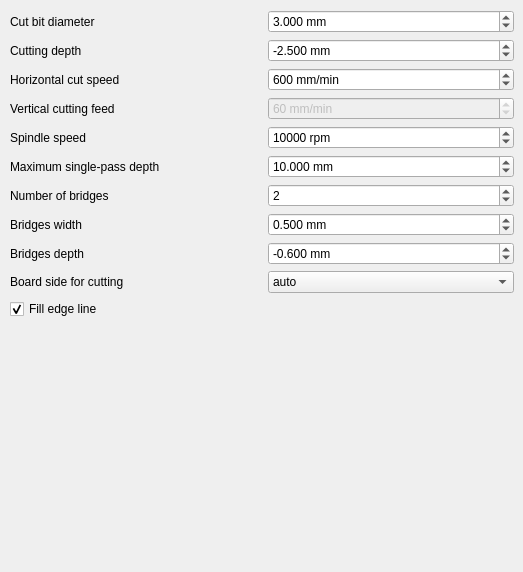
        <widget class="QWidget" name="outlineTab">
         <attribute name="title">
          <string>Outline</string>
         </attribute>
         <widget class="QWidget" name="formLayoutWidget_4">
          <property name="geometry">
           <rect>
            <x>10</x>
            <y>10</y>
            <width>504</width>
            <height>553</height>
           </rect>
          </property>
          <layout class="QGridLayout" name="outlineGridLayout">
           <property name="horizontalSpacing">
            <number>12</number>
           </property>
           <property name="verticalSpacing">
            <number>6</number>
           </property>
           <item row="0" column="0">
            <widget class="QLabel" name="cutterdiameterLabel">
             <property name="toolTip">
              <string>&lt;html&gt;&lt;head/&gt;&lt;body&gt;&lt;p&gt;&lt;span style=&quot; font-style:italic;&quot;&gt;--cutter-diameter&lt;/span&gt;&lt;/p&gt;&lt;p&gt;Amount by half of which the tool path is outset from the shape in the outline file&lt;/p&gt;&lt;/body&gt;&lt;/html&gt;</string>
             </property>
             <property name="text">
              <string>Cut bit diameter</string>
             </property>
             <property name="buddy">
              <cstring>cutterdiameterDoubleSpinBox</cstring>
             </property>
            </widget>
           </item>
           <item row="0" column="1">
            <widget class="QDoubleSpinBox" name="cutterdiameterDoubleSpinBox">
             <property name="toolTip">
              <string>&lt;html&gt;&lt;head/&gt;&lt;body&gt;&lt;p&gt;&lt;span style=&quot; font-style:italic;&quot;&gt;--cutter-diameter&lt;/span&gt;&lt;/p&gt;&lt;p&gt;Amount by half of which the tool path is outset from the shape in the outline file&lt;/p&gt;&lt;/body&gt;&lt;/html&gt;</string>
             </property>
             <property name="suffix">
              <string> mm</string>
             </property>
             <property name="decimals">
              <number>3</number>
             </property>
             <property name="maximum">
              <double>100.000000000000000</double>
             </property>
             <property name="singleStep">
              <double>0.100000000000000</double>
             </property>
             <property name="value">
              <double>3.000000000000000</double>
             </property>
            </widget>
           </item>
           <item row="1" column="0">
            <widget class="QLabel" name="zcutLabel">
             <property name="toolTip">
              <string>&lt;html&gt;&lt;head/&gt;&lt;body&gt;&lt;p&gt;&lt;span style=&quot; font-style:italic;&quot;&gt;--zcut&lt;/span&gt;&lt;/p&gt;&lt;p&gt;Z-coordinate indicating where the outline cutting ends&lt;/p&gt;&lt;/body&gt;&lt;/html&gt;</string>
             </property>
             <property name="text">
              <string>Cutting depth</string>
             </property>
             <property name="buddy">
              <cstring>zcutDoubleSpinBox</cstring>
             </property>
            </widget>
           </item>
           <item row="1" column="1">
            <widget class="QDoubleSpinBox" name="zcutDoubleSpinBox">
             <property name="toolTip">
              <string>&lt;html&gt;&lt;head/&gt;&lt;body&gt;&lt;p&gt;&lt;span style=&quot; font-style:italic;&quot;&gt;--zcut&lt;/span&gt;&lt;/p&gt;&lt;p&gt;Z-coordinate indicating where the outline cutting ends&lt;/p&gt;&lt;/body&gt;&lt;/html&gt;</string>
             </property>
             <property name="suffix">
              <string> mm</string>
             </property>
             <property name="decimals">
              <number>3</number>
             </property>
             <property name="minimum">
              <double>-1000.000000000000000</double>
             </property>
             <property name="maximum">
              <double>0.000000000000000</double>
             </property>
             <property name="singleStep">
              <double>0.050000000000000</double>
             </property>
             <property name="value">
              <double>-2.500000000000000</double>
             </property>
            </widget>
           </item>
           <item row="2" column="0">
            <widget class="QLabel" name="cutfeedLabel">
             <property name="toolTip">
              <string>&lt;html&gt;&lt;head/&gt;&lt;body&gt;&lt;p&gt;&lt;span style=&quot; font-style:italic;&quot;&gt;--cut-feed&lt;/span&gt;&lt;/p&gt;&lt;p&gt;Feed rate at which outline cutting takes place (horizontal speed)&lt;/p&gt;&lt;/body&gt;&lt;/html&gt;</string>
             </property>
             <property name="text">
              <string>Horizontal cut speed</string>
             </property>
             <property name="buddy">
              <cstring>cutfeedSpinBox</cstring>
             </property>
            </widget>
           </item>
           <item row="2" column="1">
            <widget class="QSpinBox" name="cutfeedSpinBox">
             <property name="toolTip">
              <string>&lt;html&gt;&lt;head/&gt;&lt;body&gt;&lt;p&gt;&lt;span style=&quot; font-style:italic;&quot;&gt;--cut-feed&lt;/span&gt;&lt;/p&gt;&lt;p&gt;Feed rate at which outline cutting takes place (horizontal speed)&lt;/p&gt;&lt;/body&gt;&lt;/html&gt;</string>
             </property>
             <property name="suffix">
              <string> mm/min</string>
             </property>
             <property name="maximum">
              <number>10000</number>
             </property>
             <property name="singleStep">
              <number>10</number>
             </property>
             <property name="value">
              <number>600</number>
             </property>
            </widget>
           </item>
           <item row="3" column="0">
            <widget class="QLabel" name="cutvertfeedLabel">
             <property name="toolTip">
              <string>&lt;html&gt;&lt;head/&gt;&lt;body&gt;&lt;p&gt;&lt;span style=&quot; font-style:italic;&quot;&gt;--cut-vertfeed&lt;/span&gt;&lt;/p&gt;&lt;p&gt;PCB vertical cutting feed (if fill-outline is given)&lt;/p&gt;&lt;/body&gt;&lt;/html&gt;</string>
             </property>
             <property name="text">
              <string>Vertical cutting feed</string>
             </property>
            </widget>
           </item>
           <item row="3" column="1">
            <widget class="QSpinBox" name="cutvertfeedSpinBox">
             <property name="enabled">
              <bool>false</bool>
             </property>
             <property name="toolTip">
              <string>&lt;html&gt;&lt;head/&gt;&lt;body&gt;&lt;p&gt;&lt;span style=&quot; font-style:italic;&quot;&gt;--cut-vertfeed&lt;/span&gt;&lt;/p&gt;&lt;p&gt;PCB vertical cutting feed (if fill-outline is given)&lt;/p&gt;&lt;/body&gt;&lt;/html&gt;</string>
             </property>
             <property name="suffix">
              <string> mm/min</string>
             </property>
             <property name="maximum">
              <number>10000</number>
             </property>
             <property name="singleStep">
              <number>10</number>
             </property>
             <property name="value">
              <number>60</number>
             </property>
            </widget>
           </item>
           <item row="4" column="0">
            <widget class="QLabel" name="cutspeedLabel">
             <property name="toolTip">
              <string>&lt;html&gt;&lt;head/&gt;&lt;body&gt;&lt;p&gt;&lt;span style=&quot; font-style:italic;&quot;&gt;--cut-speed&lt;/span&gt;&lt;/p&gt;&lt;p&gt;Spindle speed during outline cutting (rounds per minute)&lt;/p&gt;&lt;/body&gt;&lt;/html&gt;</string>
             </property>
             <property name="text">
              <string>Spindle speed</string>
             </property>
             <property name="buddy">
              <cstring>cutspeedSpinBox</cstring>
             </property>
            </widget>
           </item>
           <item row="4" column="1">
            <widget class="QSpinBox" name="cutspeedSpinBox">
             <property name="toolTip">
              <string>&lt;html&gt;&lt;head/&gt;&lt;body&gt;&lt;p&gt;&lt;span style=&quot; font-style:italic;&quot;&gt;--cut-speed&lt;/span&gt;&lt;/p&gt;&lt;p&gt;Spindle speed during outline cutting (rounds per minute)&lt;/p&gt;&lt;/body&gt;&lt;/html&gt;</string>
             </property>
             <property name="suffix">
              <string> rpm</string>
             </property>
             <property name="maximum">
              <number>100000</number>
             </property>
             <property name="singleStep">
              <number>500</number>
             </property>
             <property name="value">
              <number>10000</number>
             </property>
            </widget>
           </item>
           <item row="5" column="0">
            <widget class="QLabel" name="cutinfeedLabel">
             <property name="toolTip">
              <string>&lt;html&gt;&lt;head/&gt;&lt;body&gt;&lt;p&gt;&lt;span style=&quot; font-style:italic;&quot;&gt;--cut-infeed&lt;/span&gt;&lt;/p&gt;&lt;p&gt;Maximum Z distance that is cut away in a single pass (if less then zcut's value, there will be more than one pass)&lt;/p&gt;&lt;/body&gt;&lt;/html&gt;</string>
             </property>
             <property name="text">
              <string>Maximum single-pass depth</string>
             </property>
             <property name="buddy">
              <cstring>cutinfeedDoubleSpinBox</cstring>
             </property>
            </widget>
           </item>
           <item row="5" column="1">
            <widget class="QDoubleSpinBox" name="cutinfeedDoubleSpinBox">
             <property name="toolTip">
              <string>&lt;html&gt;&lt;head/&gt;&lt;body&gt;&lt;p&gt;&lt;span style=&quot; font-style:italic;&quot;&gt;--cut-infeed&lt;/span&gt;&lt;/p&gt;&lt;p&gt;Maximum Z distance that is cut away in a single pass (if less then zcut's value, there will be more than one pass)&lt;/p&gt;&lt;/body&gt;&lt;/html&gt;</string>
             </property>
             <property name="suffix">
              <string> mm</string>
             </property>
             <property name="decimals">
              <number>3</number>
             </property>
             <property name="maximum">
              <double>100.000000000000000</double>
             </property>
             <property name="singleStep">
              <double>0.050000000000000</double>
             </property>
             <property name="value">
              <double>10.000000000000000</double>
             </property>
            </widget>
           </item>
           <item row="6" column="0">
            <widget class="QLabel" name="bridgesnumLabel">
             <property name="toolTip">
              <string>&lt;html&gt;&lt;head/&gt;&lt;body&gt;&lt;p&gt;&lt;span style=&quot; font-style:italic;&quot;&gt;--bridgesnum&lt;/span&gt;&lt;/p&gt;&lt;p&gt;Sets the number of bridges to be created (--bridgesnum bridges for each closed line)&lt;/p&gt;&lt;/body&gt;&lt;/html&gt;</string>
             </property>
             <property name="text">
              <string>Number of bridges</string>
             </property>
            </widget>
           </item>
           <item row="6" column="1">
            <widget class="QSpinBox" name="bridgesnumSpinBox">
             <property name="toolTip">
              <string>&lt;html&gt;&lt;head/&gt;&lt;body&gt;&lt;p&gt;&lt;span style=&quot; font-style:italic;&quot;&gt;--bridgesnum&lt;/span&gt;&lt;/p&gt;&lt;p&gt;Sets the number of bridges to be created (--bridgesnum bridges for each closed line)&lt;/p&gt;&lt;/body&gt;&lt;/html&gt;</string>
             </property>
             <property name="minimum">
              <number>0</number>
             </property>
             <property name="maximum">
              <number>100</number>
             </property>
             <property name="value">
              <number>2</number>
             </property>
            </widget>
           </item>
           <item row="7" column="0">
            <widget class="QLabel" name="bridgesLabel">
             <property name="toolTip">
              <string>&lt;html&gt;&lt;head/&gt;&lt;body&gt;&lt;p&gt;&lt;span style=&quot; font-style:italic;&quot;&gt;--bridges&lt;/span&gt;&lt;/p&gt;&lt;p&gt;Add bridges with the given width to the outline cut. --bridgesnum bridges will be created for each outline closed line. This option requires --optimise&lt;/p&gt;&lt;/body&gt;&lt;/html&gt;</string>
             </property>
             <property name="text">
              <string>Bridges width</string>
             </property>
             <property name="buddy">
              <cstring>bridgesDoubleSpinBox</cstring>
             </property>
            </widget>
           </item>
           <item row="7" column="1">
            <widget class="QDoubleSpinBox" name="bridgesDoubleSpinBox">
             <property name="toolTip">
              <string>&lt;html&gt;&lt;head/&gt;&lt;body&gt;&lt;p&gt;&lt;span style=&quot; font-style:italic;&quot;&gt;--bridges&lt;/span&gt;&lt;/p&gt;&lt;p&gt;Add bridges with the given width to the outline cut. --bridgesnum bridges will be created for each outline closed line. This option requires --optimise&lt;/p&gt;&lt;/body&gt;&lt;/html&gt;</string>
             </property>
             <property name="suffix">
              <string> mm</string>
             </property>
             <property name="decimals">
              <number>3</number>
             </property>
             <property name="maximum">
              <double>100.000000000000000</double>
             </property>
             <property name="singleStep">
              <double>0.050000000000000</double>
             </property>
             <property name="value">
              <double>0.500000000000000</double>
             </property>
            </widget>
           </item>
           <item row="8" column="0">
            <widget class="QLabel" name="zbridgesLabel">
             <property name="toolTip">
              <string>&lt;html&gt;&lt;head/&gt;&lt;body&gt;&lt;p&gt;&lt;span style=&quot; font-style:italic;&quot;&gt;--zbridges&lt;/span&gt;&lt;/p&gt;&lt;p&gt;Bridges height (Z-coordinates while engraving bridges). If you want full-height bridges set this to a value greater than 0&lt;/p&gt;&lt;/body&gt;&lt;/html&gt;</string>
             </property>
             <property name="text">
              <string>Bridges depth</string>
             </property>
             <property name="buddy">
              <cstring>zbridgesDoubleSpinBox</cstring>
             </property>
            </widget>
           </item>
           <item row="8" column="1">
            <widget class="QDoubleSpinBox" name="zbridgesDoubleSpinBox">
             <property name="toolTip">
              <string>&lt;html&gt;&lt;head/&gt;&lt;body&gt;&lt;p&gt;&lt;span style=&quot; font-style:italic;&quot;&gt;--zbridges&lt;/span&gt;&lt;/p&gt;&lt;p&gt;Bridges height (Z-coordinates while engraving bridges). If you want full-height bridges set this to a value greater than 0&lt;/p&gt;&lt;/body&gt;&lt;/html&gt;</string>
             </property>
             <property name="suffix">
              <string> mm</string>
             </property>
             <property name="decimals">
              <number>3</number>
             </property>
             <property name="minimum">
              <double>-100.000000000000000</double>
             </property>
             <property name="maximum">
              <double>0.000000000000000</double>
             </property>
             <property name="singleStep">
              <double>0.050000000000000</double>
             </property>
             <property name="value">
              <double>-0.600000000000000</double>
             </property>
            </widget>
           </item>
           <item row="9" column="0">
            <widget class="QLabel" name="cutsideLabel">
             <property name="toolTip">
              <string>&lt;html&gt;&lt;head/&gt;&lt;body&gt;&lt;p&gt;&lt;span style=&quot; font-style:italic;&quot;&gt;--cut-side&lt;/span&gt;&lt;/p&gt;&lt;p&gt;choose the cut side. Valid choices are front, back or auto (default). In auto mode the cut side is automatically chosen (always front unless only the back side is specified)&lt;/p&gt;&lt;/body&gt;&lt;/html&gt;</string>
             </property>
             <property name="text">
              <string>Board side for cutting</string>
             </property>
             <property name="buddy">
              <cstring>cutsideComboBox</cstring>
             </property>
            </widget>
           </item>
           <item row="9" column="1">
            <widget class="QComboBox" name="cutsideComboBox">
             <property name="toolTip">
              <string>&lt;html&gt;&lt;head/&gt;&lt;body&gt;&lt;p&gt;&lt;span style=&quot; font-style:italic;&quot;&gt;--cut-side&lt;/span&gt;&lt;/p&gt;&lt;p&gt;choose the cut side. Valid choices are front, back or auto (default). In auto mode the cut side is automatically chosen (always front unless only the back side is specified)&lt;/p&gt;&lt;/body&gt;&lt;/html&gt;</string>
             </property>
             <item>
              <property name="text">
               <string>auto</string>
              </property>
             </item>
             <item>
              <property name="text">
               <string>front</string>
              </property>
             </item>
             <item>
              <property name="text">
               <string>back</string>
              </property>
             </item>
            </widget>
           </item>
           <item row="10" column="0" colspan="2">
            <widget class="QCheckBox" name="filloutlineCheckBox">
             <property name="toolTip">
              <string>&lt;html&gt;&lt;head/&gt;&lt;body&gt;&lt;p&gt;&lt;span style=&quot; font-style:italic;&quot;&gt;--fill-outline&lt;/span&gt;&lt;/p&gt;&lt;p&gt;If fill-outline is given, it is assumed that the outline file contains not a polygon but a closed chain of lines. The board will be cut along the centres of these lines&lt;/p&gt;&lt;/body&gt;&lt;/html&gt;</string>
             </property>
             <property name="text">
              <string>Fill edge line</string>
             </property>
             <property name="checked">
              <bool>true</bool>
             </property>
            </widget>
           </item>
           <item row="11" column="0" colspan="2">
            <spacer name="verticalSpacer_5">
             <property name="orientation">
              <enum>Qt::Vertical</enum>
             </property>
             <property name="sizeHint" stdset="0">
              <size>
               <width>20</width>
               <height>40</height>
              </size>
             </property>
            </spacer>
           </item>
          </layout>
         </widget>
        </widget>
